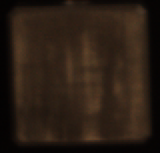
#> input picture farees/Photos/metal_block.png, 160 x 153 px, found by its file name
$ python test.py
#> lines starting #> are read from the running program, lines starting #| are printed output that depends on the picture
import time
from pypylon import pylon
import cv2
import numpy as np

# Load the template
template = cv2.imread(r'C:\Users\Predator\Desktop\Bosch_Rexroth\DCMY_INTERNS\farees\Photos\metal_block.png', 0)
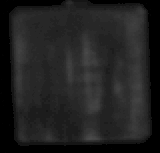
#> template: shape (153, 160); min 0, max 74, mean 32.5
if template is None:
    print("Error: Template image not found.")
    exit()

# Template dimensions
w, h = template.shape[::-1]
#> w = 160; h = 153

# Connecting to the first available Basler camera
#> (the run stopped early here; a loop or call above may not have finished)
